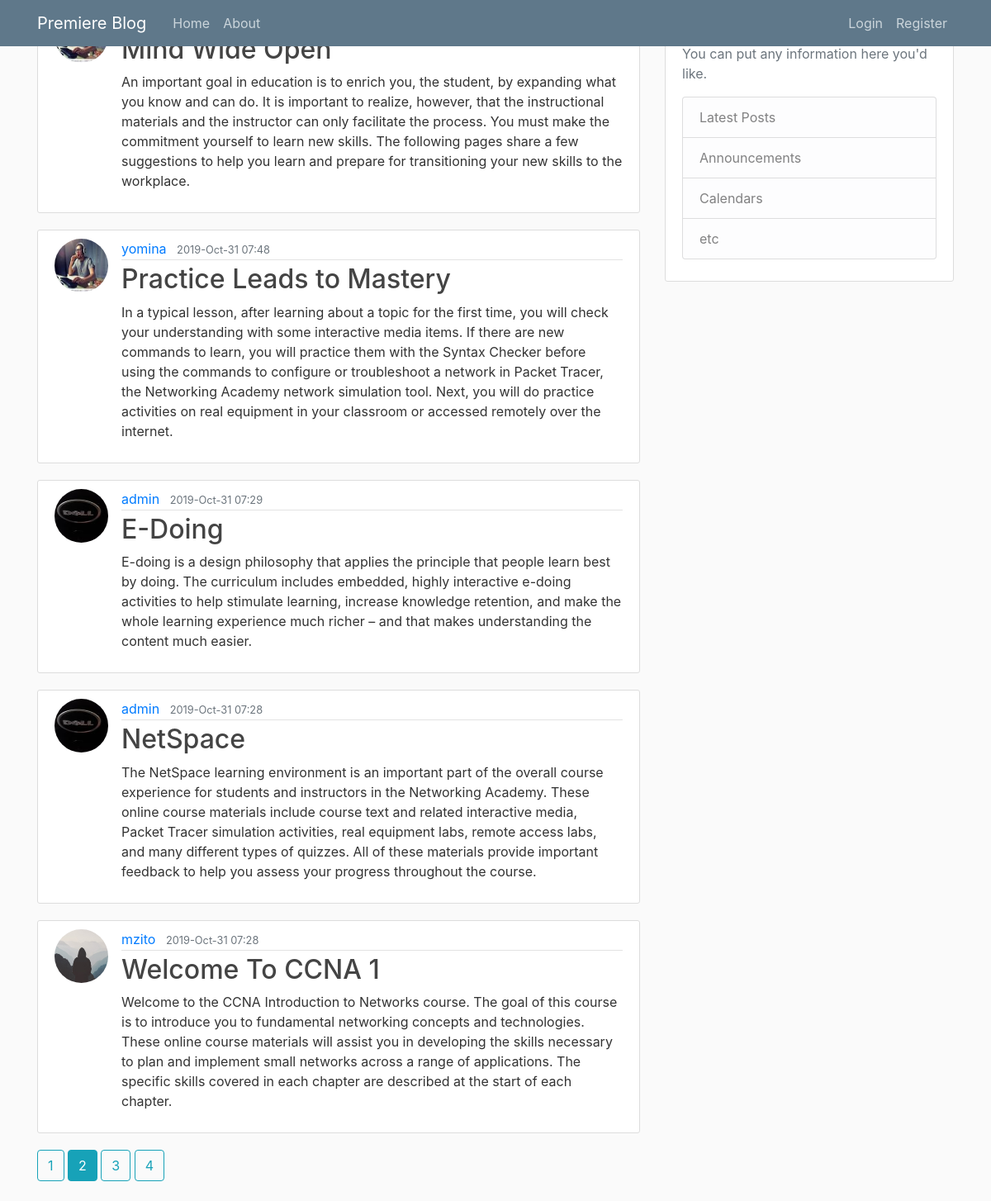
Screenshot of /?page=2 with the database file from the repository.
### flaskblog/models.py (models this page shows, shortened)
class Post(db.Model):
    id = db.Column(db.Integer, primary_key=True)
    title = db.Column(db.String(100), nullable=False)
    date_posted = db.Column(db.DateTime, nullable=False, default=datetime.utcnow)
    content = db.Column(db.Text, nullable=False)
    user_id = db.Column(db.Integer, db.ForeignKey('user.id'), nullable=False)

class User(db.Model, UserMixin):
    id = db.Column(db.Integer, primary_key=True)
    username = db.Column(db.String(20), unique=True, nullable=False)
    email = db.Column(db.String(120), unique=True, nullable=False)
    image_file= db.Column(db.String(20), nullable=False, default='default.jpg')
    password = db.Column(db.String(60), nullable=False)
    posts = db.relationship('Post', backref='author', lazy=True)

### flaskblog/main/routes.py (the view)
@main.route("/")
def home():
    page = request.args.get('page',1, type=int)
    posts = Post.query.order_by(Post.date_posted.desc()).paginate(page=page,per_page=5)
    return render_template('home.html', posts=posts)

### flaskblog/templates/home.html (shortened to what this page needs)
{% extends 'layout.html'%}
{% block content %}
    {% for post in posts.items %}
            <article class="media content-section">
              <img class="rounded-circle article-img" src="{{ url_for('static', filename='profile_pics/' + post.author.image_file) }}">
              <div class="media-body">
                <div class="article-metadata">
                  <a class="mr-2" href="{{ url_for('users.user_posts', username=post.author.username) }}">{{ post.author.username }}</a>
                  <small class="text-muted">{{ post.date_posted.strftime('%Y-%b-%d  %H:%M') }}</small>
                </div>
                <h2><a class="article-title" href="{{ url_for('posts.post', post_id=post.id) }}">{{ post.title }}</a></h2>
                <p class="article-content">{{ post.content }}</p>
              </div>
            </article>
    {% endfor %}
  {% for page_num in posts.iter_pages(left_edge=1, right_edge=1, left_current=1, right_current=2) %}
    {% if page_num %}
      {% if posts.page == page_num %}
        <a class="btn btn-info mb-4" href="{{ url_for('main.home', page=page_num) }}">{{ page_num }}</a>
      {% else %}
        <a class="btn btn-outline-info mb-4" href="{{ url_for('main.home', page=page_num) }}">{{ page_num }}</a>
      {% endif %}
    {% endif %}
  {% endfor %}
{% endblock content %}

### flaskblog/static/main.css (style rules this page uses)
body { background: #fafafa; color: #333333; }
h1, h2, h3, h4, h5, h6 { color: #444444; }
.content-section { background: #ffffff; padding: 10px 20px; border: 1px solid #dddddd; border-radius: 3px; margin-bottom: 20px; }
.article-title { color: #444444; }
.article-content { white-space: pre-line; }
.article-img { height: 65px; width: 65px; margin-right: 16px; }
.article-metadata { padding-bottom: 1px; margin-bottom: 4px; border-bottom: 1px solid #e3e3e3 }

### rows the page displays
Post: title "Mind Wide Open", content "An important goal in education is to enrich you, the student, by expanding what you know and can do. It is important to realize, however, that the instructional materials and the instructor can only facilitate the process. You must make the commitment yourself to learn new skills. The following pages share a few suggestions to help you learn and prepare for transitioning your new skills to the workplace."
Post: image_file (picture), author.username "yomina", date_posted "2019-Oct-31 07:48", title "Practice Leads to Mastery", content "In a typical lesson, after learning about a topic for the first time, you will check your understanding with some interactive media items. If there are new commands to learn, you will practice them with the Syntax Checker before using the commands to configure or troubleshoot a network in Packet Tracer, the Networking Academy network simulation tool. Next, you will do practice activities on real equipment in your classroom or accessed remotely over the internet."
Post: image_file (picture), author.username "admin", date_posted "2019-Oct-31 07:29", title "E-Doing", content "E-doing is a design philosophy that applies the principle that people learn best by doing. The curriculum includes embedded, highly interactive e-doing activities to help stimulate learning, increase knowledge retention, and make the whole learning experience much richer – and that makes understanding the content much easier."
Post: image_file (picture), author.username "admin", date_posted "2019-Oct-31 07:28", title "NetSpace", content "The NetSpace learning environment is an important part of the overall course experience for students and instructors in the Networking Academy. These online course materials include course text and related interactive media, Packet Tracer simulation activities, real equipment labs, remote access labs, and many different types of quizzes. All of these materials provide important feedback to help you assess your progress throughout the course."
Post: image_file (placeholder picture), author.username "mzito", date_posted "2019-Oct-31 07:28", title "Welcome To CCNA 1", content "Welcome to the CCNA Introduction to Networks course. The goal of this course is to introduce you to fundamental networking concepts and technologies. These online course materials will assist you in developing the skills necessary to plan and implement small networks across a range of applications. The specific skills covered in each chapter are described at the start of each chapter."

### other values shown
{{ page_num }} "1" "3" "4"
{{ page_num }} "2"
